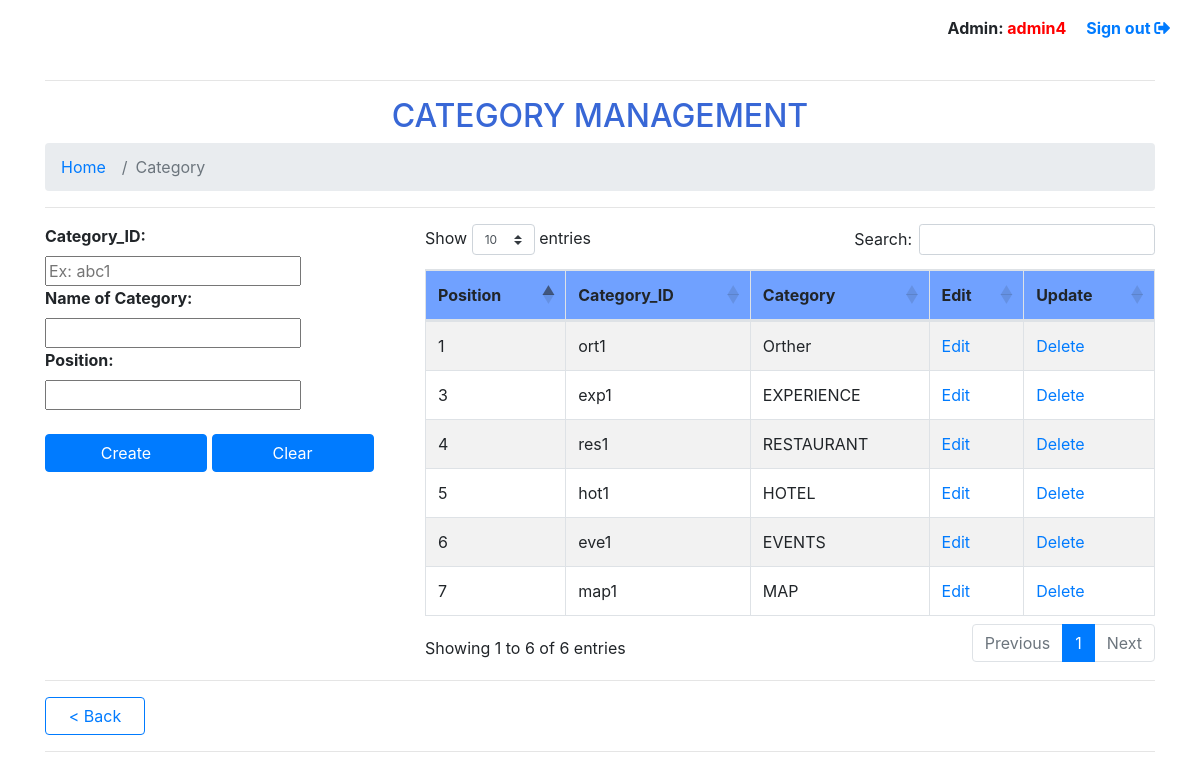
/SourceCode/Funzone/fzManage/category/category.php (signed in), run on the app's committed database.
### tables this page shows
CREATE TABLE IF NOT EXISTS `category` (
  `c_id` varchar(20) NOT NULL,
  `name_category` varchar(100) NOT NULL,
  `position` int(11) NOT NULL DEFAULT 0,
  PRIMARY KEY (`c_id`)
);

### SourceCode/Funzone/fzManage/category/lib/db_category.php (called while the page is built, shortened)
<?php
function db_connect() {
    $connection = mysqli_connect(DB_SERVER, DB_USER, DB_PASS, DB_NAME);
    return $connection;
}
$db = db_connect();
function confirm_query_result($result){
    global $db;
    if (!$result){
        echo mysqli_error($db);
        db_disconnect($db);
        exit;
    } else {
        return $result;
    }
}
function get_all_categories(){
    global $db;
    $sql = "SELECT * FROM `category` ";
    $result = mysqli_query($db, $sql);
    return confirm_query_result($result);
}
?>

### SourceCode/Funzone/fzManage/category/category.php (the view, shortened to what this page needs)
<?php
require_once('lib/db_category.php');
?>
<!DOCTYPE html>
<html lang="en">
<head>
    <link rel="stylesheet" href="../Bootstrap/css/bootstrap.css">
    <link href="https://use.fontawesome.com/releases/v5.0.4/css/all.css" rel="stylesheet">
    <link rel="stylesheet" href="https://cdnjs.cloudflare.com/ajax/libs/twitter-bootstrap/4.1.3/css/bootstrap.css">
    <link rel="stylesheet" href="https://cdn.datatables.net/1.10.21/css/dataTables.bootstrap4.min.css">
</head>
<body>
<?php include('lib/user.php'); ?>
    <br><br>
    <div class="container">
    <hr>
        <h2 style="text-align: center; color: #3867d6">CATEGORY MANAGEMENT</h2>
        <nav aria-label="breadcrumb">
            <ol class="breadcrumb">
                <li class="breadcrumb-item"><a href="../manager.php">Home</a></li>
                <li class="breadcrumb-item active" aria-current="page">Category</li>
            </ol>
        </nav>
    <hr>
    </div>
    <div class="container">
        <div class="row">
            <div class="col-md-4">
            <form action="<?php echo $_SERVER["PHP_SELF"];?>" method="post">
                <label for="" style="margin-right: 46px;">Category_ID: </label>
                <input type="text" name="c_id" id="c_id" placeholder="Ex: abc1" required >
                <br>
                <label for="" >Name of Category: </label>
                <input type="text" name="name_category" id="name_category" required>
                <br>
                <label for="" style="margin-right: 77px;">Position: </label>
                <input type="text" name="position" id="position" required>
                <br><br>
                <input type="submit" class="btn btn-primary" value="Create" >
                <input type="reset" class="btn btn-primary" value="Clear" >
            </form>
            </div>
            <div class="col-md-8">
            <table id="table-cat" class="table table-bordered table-striped">
                <thead>
                    <tr>
                        <th>Position</th>
                        <th>Category_ID</th>
                        <th>Category</th>
                        <th>Edit</th>
                        <th>Update</th>
                    </tr>
                </thead>
                <tbody>
                    <?php
                        $categories = get_all_categories();
                        $count = mysqli_num_rows($categories);
                        for ($i = 0; $i < $count; $i++):
                            $category = mysqli_fetch_assoc($categories);
                    ?>
                        <tr>
                            <td><?php echo $category['position']; ?></td>
                            <td><?php echo $category['c_id'] ?></td>
                            <td><?php echo $category['name_category']; ?></td>
                            <td ><a href="<?php echo 'edit.php?id='.$category['c_id']; ?>">Edit</a></td>
                            <td><a href="<?php echo 'delete.php?id='.$category['c_id']; ?>">Delete</a></td>
                        </tr>
                    <?php
                        endfor;
                    ?>
                </tbody>
            </table>
            </div>
        </div>
    </div>
    <div class="container">
        <hr>
        <a href="../manager.php"><button type="button" class="btn btn-outline-primary" style="width: 100px;">< Back</button></a>
        <hr>
    </div>
</body>
</html>

### SourceCode/Funzone/fzManage/category/lib/user.php (shortened to what this page needs)
<p style="font-weight: bold; float: right">Admin: <span style="color: red;"><?php echo isset($_SESSION['admin'])? $_SESSION['admin']: ''; ?></span>
    &emsp;<a href=<?php echo '/Funzone/fzManage/logout.php'; ?> style="margin-right:30px;">Sign out <i class="fas fa-sign-out-alt"></i></a>
</p>

### SourceCode/Funzone/fzManage/category/category.php (style rules this page uses)
label { font-weight: bold; }
table { width: 100%; border-collapse: collapse; }
table tr th { border-top: solid 1px black; background-color: #70a1ff; padding-left: 5px; }
button, input[type=submit], input[type=reset] { width: 162px; }

### data on the page
category: position "6", c_id "eve1", name_category "EVENTS"
category: position "3", c_id "exp1", name_category "EXPERIENCE"
category: position "5", c_id "hot1", name_category "HOTEL"
category: position "7", c_id "map1", name_category "MAP"
category: position "1", c_id "ort1", name_category "Orther"
category: position "4", c_id "res1", name_category "RESTAURANT"

### other printed values
$_SESSION['admin'] "admin4"
